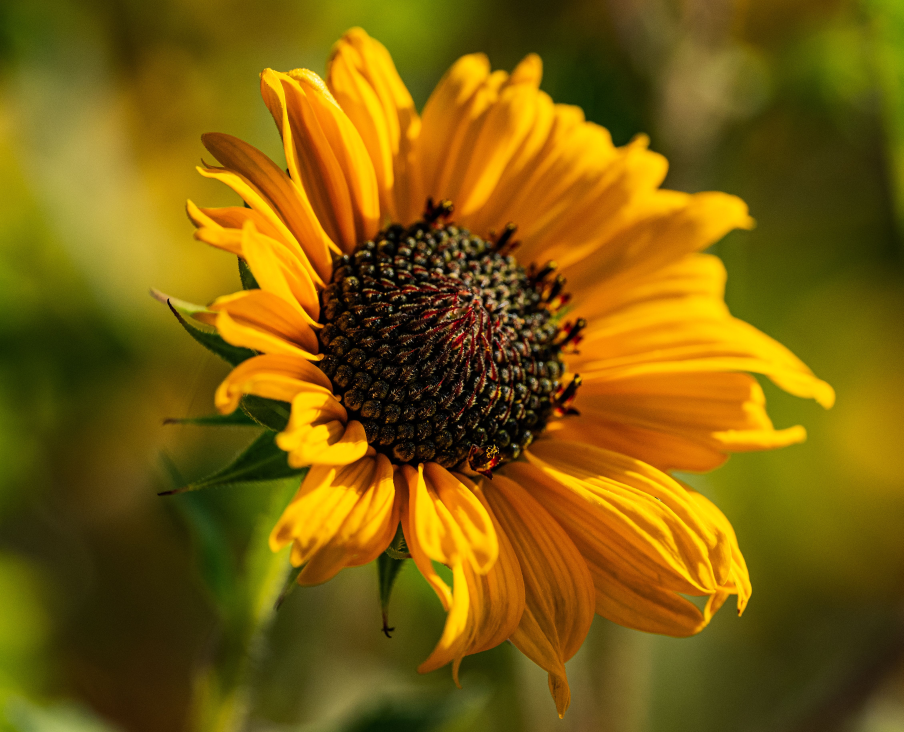
#> input picture CO3/AT1/image.jpg, 4518 x 3660 px (shown at 1/5 size)
$ python co3at1q23.py
#> lines starting #> are read from the running program, lines starting #| are printed output that depends on the picture
# -*- coding: utf-8 -*-
"""CO3AT1Q23.ipynb

Automatically generated by Colab.

Original file is located at
    https://colab.research.google.com/drive/11UuK8Cb_pN3tz9Aqc81TNDQVTZTq7I7L
"""

import cv2
import numpy as np
import matplotlib.pyplot as plt
from sklearn.decomposition import PCA

# Read image
image = cv2.imread("image.jpg", cv2.IMREAD_GRAYSCALE)
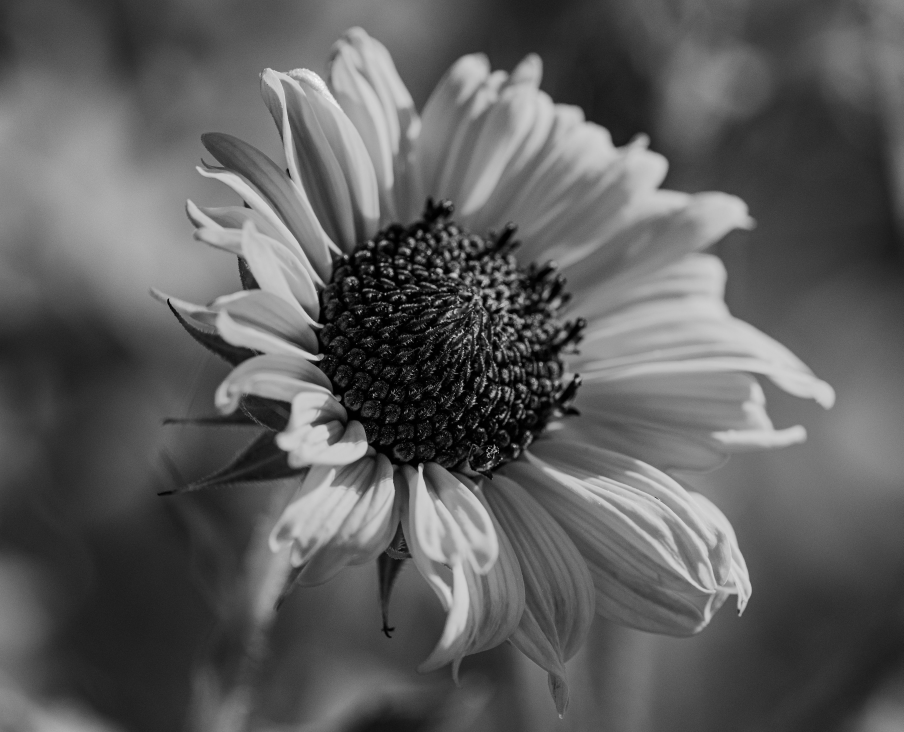
#> image: shape (3660, 4518) (shown at 1/5 size); min 0, max 255, mean 93.3

# Resize image
image = cv2.resize(image, (100, 100))
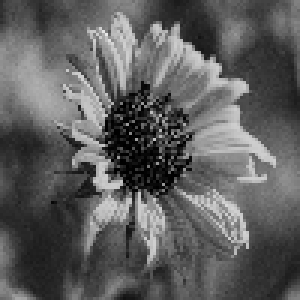
#> image: shape (100, 100) (shown 3 times larger); min 0, max 233, mean 93.3

# Convert image into 1D feature vector
# Original: data = image.reshape(1, -1)
# Fix: Treat each row of the image as a sample
data = image

print("Original Feature Dimension:", data.shape[1])
#| Original Feature Dimension: 100

# Different PCA component values
components = [10, 25, 50, 75, 100]

plt.figure(figsize=(15, 8))

for i, n in enumerate(components):

    # Apply PCA
    pca = PCA(n_components=n)

    transformed = pca.fit_transform(data)

    # Reconstruct image
    reconstructed = pca.inverse_transform(transformed)

    # The reconstruction will have the original image shape (100, 100)
    # reconstructed = reconstructed.reshape(100, 100) # This line is no longer strictly needed if data is (100,100)

    # Display result
    plt.subplot(2, 3, i + 1)
    plt.imshow(reconstructed, cmap="gray")
    plt.title("Components = " + str(n))
    plt.axis("off")

    print("\nComponents:", n)
    print("Reduced Dimension:", transformed.shape)
    print("Explained Variance:",
          np.sum(pca.explained_variance_ratio_))
#> this loop made 5 passes
#> pass 1, `reconstructed = pca.inverse_transform(transformed)`:
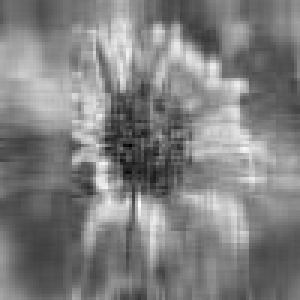
#> reconstructed: shape (100, 100) float64 (shown 3 times larger); min -46.45, max 231.5, mean 93.3; drawn with min black and max white
#> pass 2, `reconstructed = pca.inverse_transform(transformed)`:
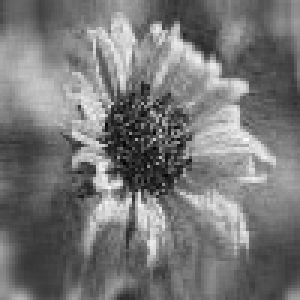
#> reconstructed: shape (100, 100) float64 (shown 3 times larger); min -27.99, max 231.9, mean 93.3; drawn with min black and max white
#> pass 3, `transformed = pca.fit_transform(data)`:
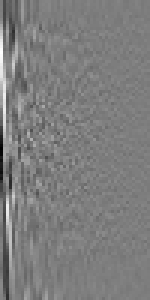
#> transformed: shape (100, 50) float64 (shown 3 times larger); min -460.4, max 471.2, mean 0; drawn with min black and max white
#> after the loop:
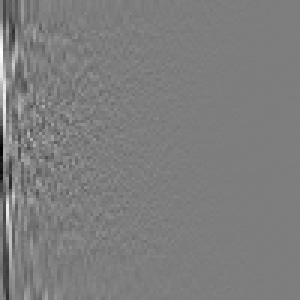
#> transformed: shape (100, 100) float64 (shown 3 times larger); min -460.4, max 471.2, mean 0; drawn with min black and max white

plt.tight_layout()
plt.show()
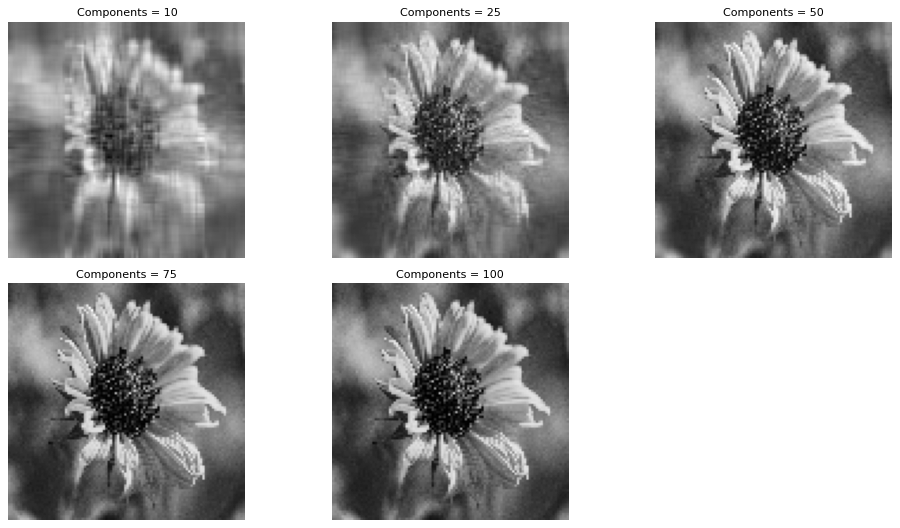
#> figure drawn by matplotlib, 5 panels
